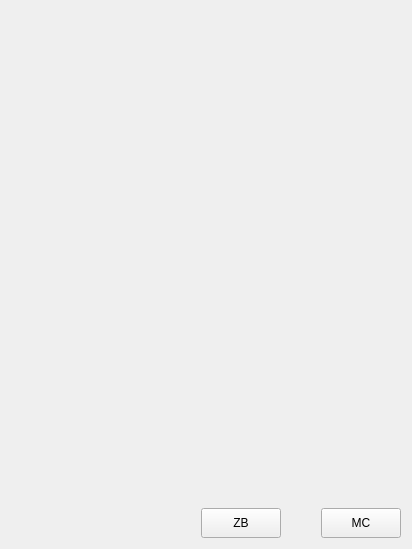
<?xml version="1.0" encoding="UTF-8"?>
<ui version="4.0">
 <class>compareZB</class>
 <widget class="QWidget" name="compareZB">
  <property name="geometry">
   <rect>
    <x>0</x>
    <y>0</y>
    <width>412</width>
    <height>549</height>
   </rect>
  </property>
  <property name="windowTitle">
   <string>Form</string>
  </property>
  <layout class="QVBoxLayout" name="verticalLayout" stretch="9,1">
   <item>
    <layout class="QGridLayout" name="gridLayout">
     <item row="0" column="0">
      <widget class="ZBinfoWidget" name="ZBRole" native="true"/>
     </item>
     <item row="0" column="1">
      <widget class="ZBinfoWidget" name="ZBTmp" native="true"/>
     </item>
    </layout>
   </item>
   <item>
    <layout class="QHBoxLayout" name="horizontalLayout">
     <property name="spacing">
      <number>40</number>
     </property>
     <item>
      <spacer name="horizontalSpacer">
       <property name="orientation">
        <enum>Qt::Horizontal</enum>
       </property>
       <property name="sizeHint" stdset="0">
        <size>
         <width>40</width>
         <height>20</height>
        </size>
       </property>
      </spacer>
     </item>
     <item>
      <widget class="QPushButton" name="pushButtonZB">
       <property name="minimumSize">
        <size>
         <width>70</width>
         <height>30</height>
        </size>
       </property>
       <property name="text">
        <string>ZB</string>
       </property>
      </widget>
     </item>
     <item>
      <widget class="QPushButton" name="pushButtonMC">
       <property name="minimumSize">
        <size>
         <width>70</width>
         <height>30</height>
        </size>
       </property>
       <property name="text">
        <string>MC</string>
       </property>
      </widget>
     </item>
    </layout>
   </item>
  </layout>
 </widget>
 <customwidgets>
  <customwidget>
   <class>ZBinfoWidget</class>
   <extends>QWidget</extends>
   <header location="global">zbinfowidget.h</header>
   <container>1</container>
  </customwidget>
 </customwidgets>
 <resources/>
 <connections/>
</ui>
